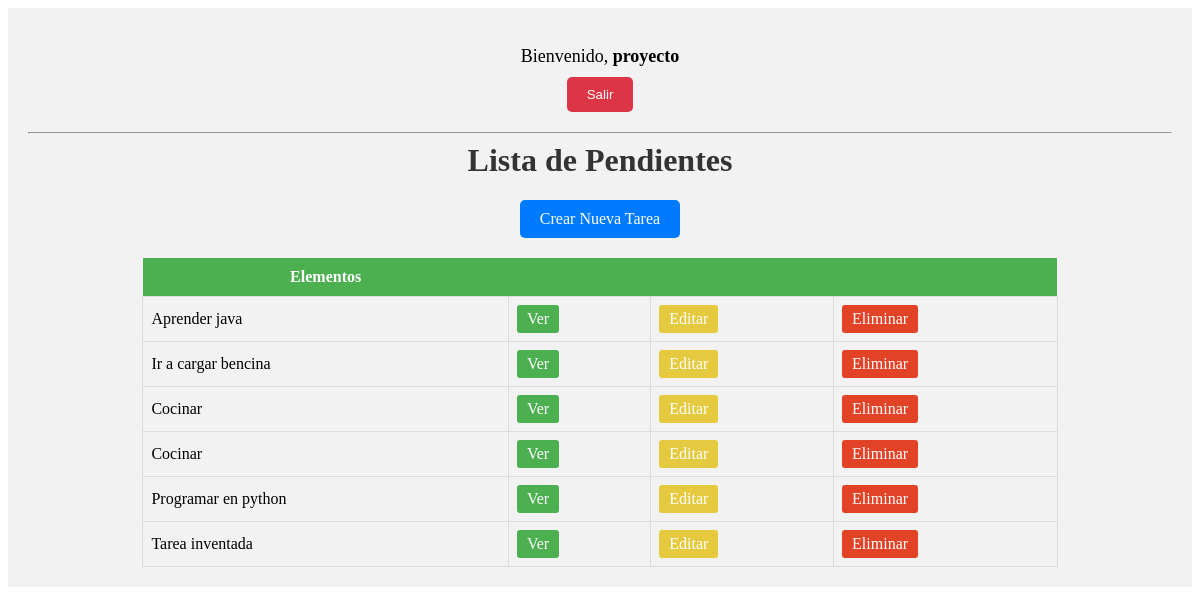
Page / (signed in) on the earlier database version.
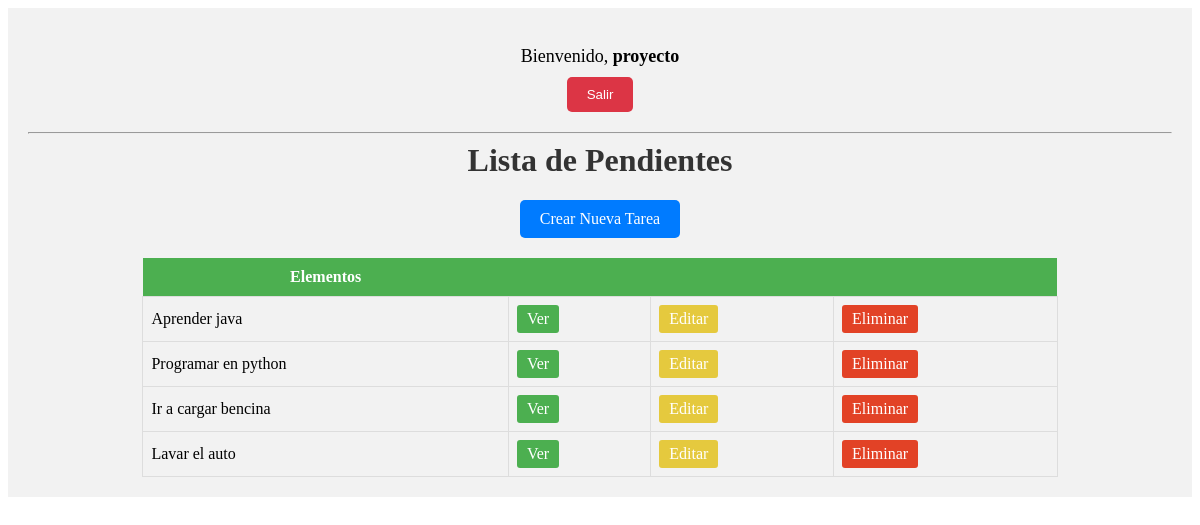
Same page on the later database version.
### base/models.py (models this page shows, shortened)
class Tarea(models.Model):
    usuario = models.ForeignKey(User, on_delete=models.CASCADE, null=True, blank=True)
    titulo = models.CharField(max_length=50)
    descripcion = models.TextField(null=True, blank=True)
    completo = models.BooleanField(default=False)
    fecha = models.DateTimeField(auto_now_add=True)
    class Meta:
        ordering = ['completo']

### base/views.py (the view)
# urls.py: urlpatterns = [path('', ListaPendientes.as_view(), name='tareas'),
class ListaPendientes(LoginRequiredMixin, ListView):
    model = Tarea
    context_object_name = 'tareas'
    def get_context_data(self, **kwargs):
        context = super().get_context_data(**kwargs)
        context['tareas'] = context['tareas'].filter(usuario=self.request.user)
        context['count'] = context['tareas'].filter(completo=False).count()
        return context

### base/templates/base/tarea_list.html (shortened to what this page needs)
<div style="text-align: center; background-color: #f2f2f2; padding: 20px;">
    {% if request.user.is_authenticated %}
        <p style="font-size: 18px; margin-bottom: 10px;">Bienvenido, <strong>{{ request.user }}</strong></p>
        <form id="logout-form" action="{% url 'logout' %}" method="post" style="margin-bottom: 20px;">
            <button type="submit" style="background-color: #dc3545; color: white; border: none; padding: 10px 20px; border-radius: 5px; cursor: pointer;">Salir</button>
        </form>
    {% else %}
        <a href="{% url 'login' %}" style="font-size: 18px; background-color: #007bff; color: white; padding: 10px 20px; border-radius: 5px; text-decoration: none; margin-bottom: 20px; display: inline-block;">Ingresar</a>
    {% endif %}
    <hr>
    <h1 style="color: #333; margin-top: 0;">Lista de Pendientes</h1>
    <a href="{% url 'crear-tarea' %}" style="text-decoration: none; background-color: #007bff; color: white; padding: 10px 20px; border-radius: 5px; display: inline-block; margin-bottom: 20px;">Crear Nueva Tarea</a>
    <table style="margin: 0 auto; border-collapse: collapse; width: 80%;">
        <tr>
            <th style="background-color: #4CAF50; color: white; padding: 10px;">Elementos</th>
            <th style="background-color: #4CAF50; color: white; padding: 10px;"></th>
            <th style="background-color: #4CAF50; color: white; padding: 10px;"></th>
            <th style="background-color: #4CAF50; color: white; padding: 10px;"></th>
        </tr>
        {% for tarea in tareas %}
        <tr>
            <td style="border: 1px solid #ddd; padding: 8px;">{{ tarea.titulo }}</td>
            <td style="border: 1px solid #ddd; padding: 8px;"><a href="{% url 'tarea' tarea.id %}" style="text-decoration: none; background-color: #4CAF50; color: white; padding: 5px 10px; border-radius: 3px; display: inline-block;">Ver</a></td>
            <td style="border: 1px solid #ddd; padding: 8px;"><a href="{% url 'editar-tarea' tarea.id %}" style="text-decoration: none; background-color: #e5c93e; color: white; padding: 5px 10px; border-radius: 3px; display: inline-block;">Editar</a></td>
            <td style="border: 1px solid #ddd; padding: 8px;"><a href="{% url 'eliminar-tarea' tarea.id %}" style="text-decoration: none; background-color: #e24226; color: white; padding: 5px 10px; border-radius: 3px; display: inline-block;">Eliminar</a></td>
        </tr>
        {% empty %}
        <tr>
            <td colspan="4" style="text-align: center;"><h3>No hay elementos en esta lista</h3></td>
        </tr>
        {% endfor %}
    </table>
</div>

Differences in the rows shown:
removed Tarea: titulo "Cocinar"
removed Tarea: titulo "Cocinar"
removed Tarea: titulo "Tarea inventada"
shown differently, row unchanged: Tarea "Programar en python": moves up the list
added Tarea: titulo "Lavar el auto"
